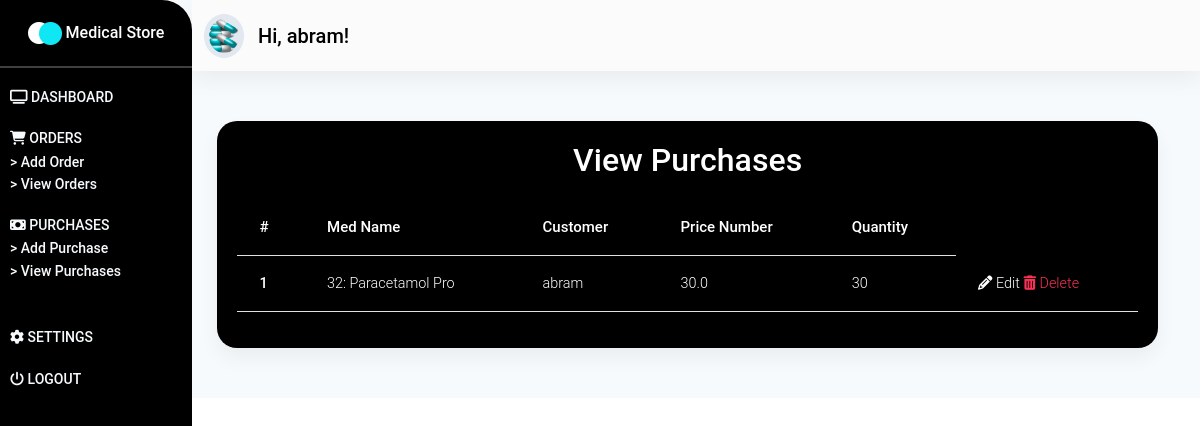
Page /customer/purchases/ (signed in) on the earlier database version.
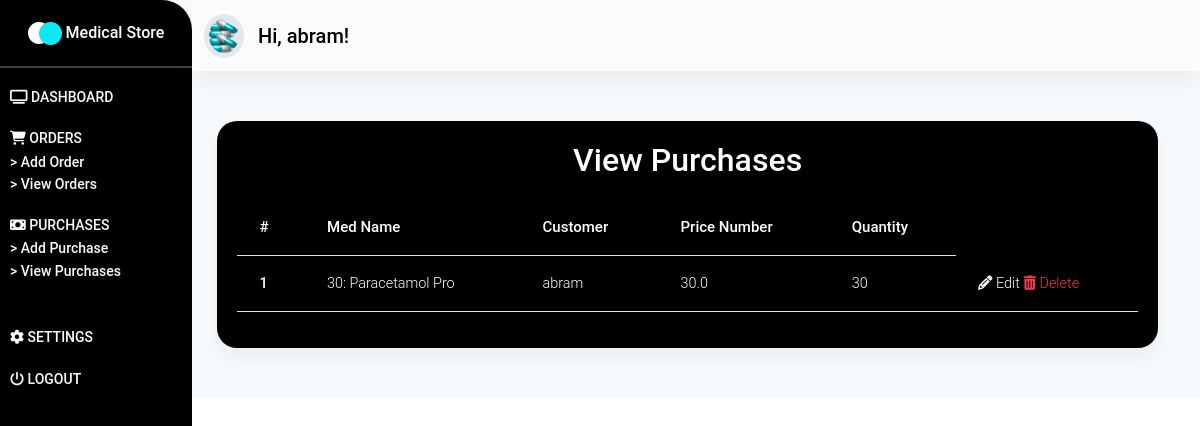
Same page on the later database version.
### store/models.py (models this page shows, shortened)
class Purchase(models.Model):
    med_name = models.ForeignKey(Medicine, on_delete=models.CASCADE)
    customer = models.ForeignKey(User, on_delete=models.CASCADE)
    price_number = models.FloatField()
    quantity = models.IntegerField()
    def get_update_url(self):
        return reverse("store:update-purchase", kwargs={"pk": self.pk})
    def get_delete_url(self):
        return reverse("store:delete-purchase", kwargs={"pk": self.pk})

class Medicine(models.Model):
    med_code = models.IntegerField()
    med_name = models.CharField(max_length=50)
    dealer_name = models.ForeignKey(Dealer, on_delete=models.CASCADE)
    price = models.FloatField()
    stock = models.IntegerField()
    description = models.TextField()
    def __str__(self):
        return f"{self.med_code}: {self.med_name}"

### customer/views.py (the view)
# urls.py: path('purchases/', purchases_page, name="view-purchases"),
@login_required(login_url="/login/customer/")
def purchases_page(request):
    purchases = Purchase.objects.filter(customer=request.user)
    context = {
        "purchases": purchases
    }
    return render(request, "store/customer/view-purchases.html", context)

### store/templates/store/customer/view-purchases.html (shortened to what this page needs)
{% extends 'store/base.html' %}
{% load static %}
{% block content %}
<section id="dashboard_section" class="dashboard_section">
    {% include "store/_dashboard-customer.html" %}
    <div class="container-fluid">
        <div class="add_dealer">
            <div class="purchase__card card">
                <p class="h2">
                    View Purchases
                </p>
                <div class="dealers__table table-responsive">
                    <table class="table">
                        <thead>
                            <tr>
                                <th scope="col">#</th>
                                <th scope="col">Med Name</th>
                                <th scope="col">Customer</th>
                                <th scope="col">Price Number</th>
                                <th scope="col">Quantity</th>
                            </tr>
                        </thead>
                        <tbody>
                            {% for purchase in purchases %}
                            <tr>
                                <th scope="row">{{ purchase.id }}</th>
                                <td>{{ purchase.med_name }}</td>
                                <td>{{ purchase.customer }}</td>
                                <td>{{ purchase.price_number }}</td>
                                <td>{{ purchase.quantity }}</td>
                                <td>
                                    <a href="{{ purchase.get_update_url }}" class="text-white">
                                        <i class="fa fa-pencil" aria-hidden="true"></i> Edit
                                    </a>
                                    <a href="{{ purchase.get_delete_url }}" class="text-danger">
                                        <i class="fa fa-trash" aria-hidden="true"></i> Delete
                                    </a>
                                </td>
                            </tr>
                            {% endfor %}
                        </tbody>
                    </table>
                </div>
            </div>
        </div>
    </div>
</section>
{% endblock content %}

Differences in the rows shown:
changed through a linked row, Purchase "abram": med_name "32: Paracetamol Pro" → "30: Paracetamol Pro"
